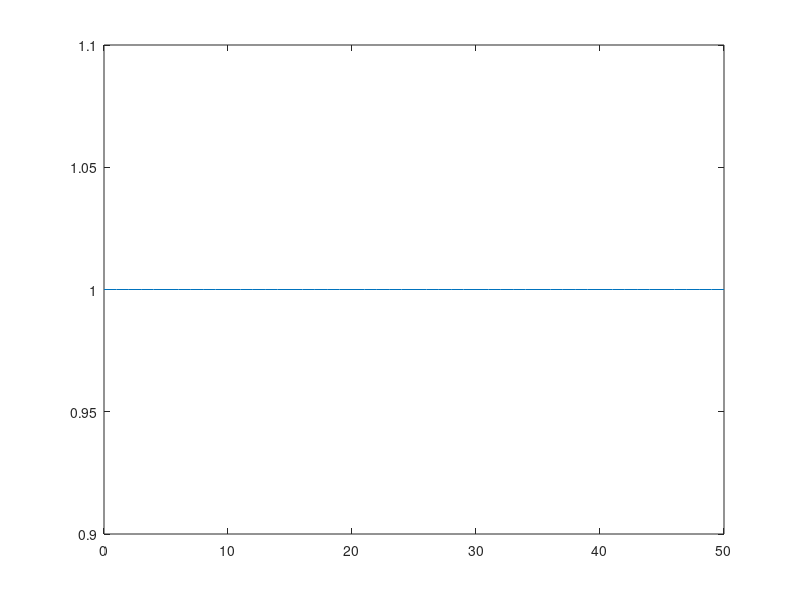
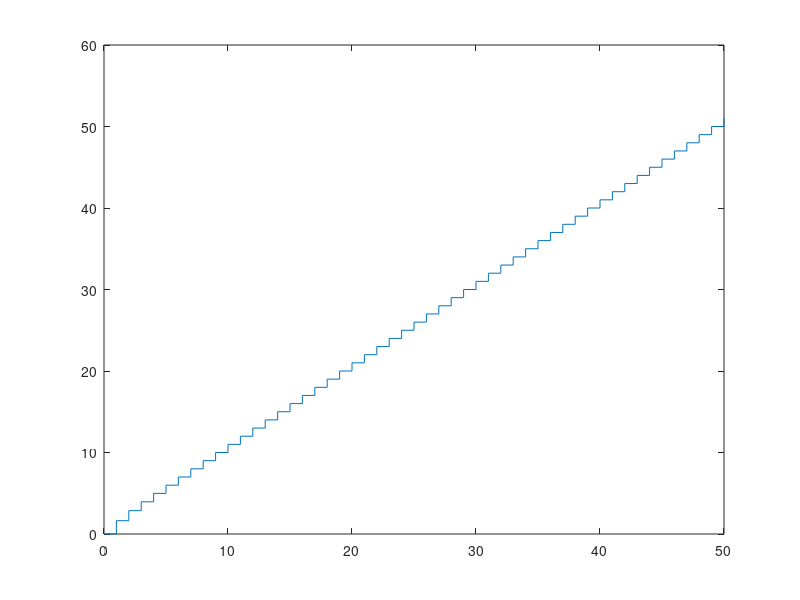

Reproduce these figures in MATLAB, in order. (Note: this script raises an error after producing the figures.)
%EXERCISE 4:
%SYSTEM DEFINITION
A=[0, 0; 0, -1];
B=[1; 1];
C=[1 1];
D=[0];

System = ss(A,B,C,D);
%DISCRETIZATION:
h=1;
SystemDT = c2d(System,1);
[F,G,H,L,TS] = ssdata(SystemDT);

% A) Compute  the  eigenvalues  and  the  spectral  radius  of  the  system.  
% Is the system open-loop asymptotically stable?
[V,D] = eig(F);
D
rho = max(abs(eig(F)))

% B) Plot  the  free,  forced,  and  total  motions  of  the  output  of  the  system 
% starting from  the initial condition 𝑥0=[1,0]^T  and  with input 𝑢(k)=1 for all 𝑘∈ℕ


x0=[1;0];
u=1;
n=size(F,1);
t = 0:1:50;
for k=1:1:length(t) 
    y_free(k) = H*(F)^k*x0;
end
y_forced = step(SystemDT, t)*u;

figure("Name", "Free responce")
stairs(t,y_free);

figure("Name", "Forced responce")
stairs(t,y_forced);

% C) Set  up  and  solve  an  LMI  feasibility  problem  for  
% checking  the  stability of the open-loop dynamics.

yalmip clear
P = sdpvar(n);
L= [P>=eye(n)*10^-5];
L= L + [F'*P*F - P <= - eye(n)*10^-5];

optimize(L);
P=double(P)
